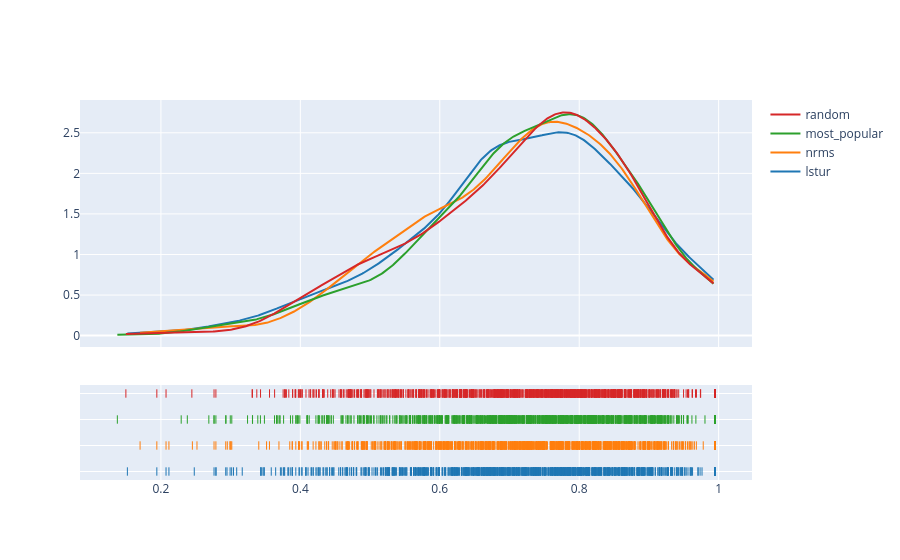
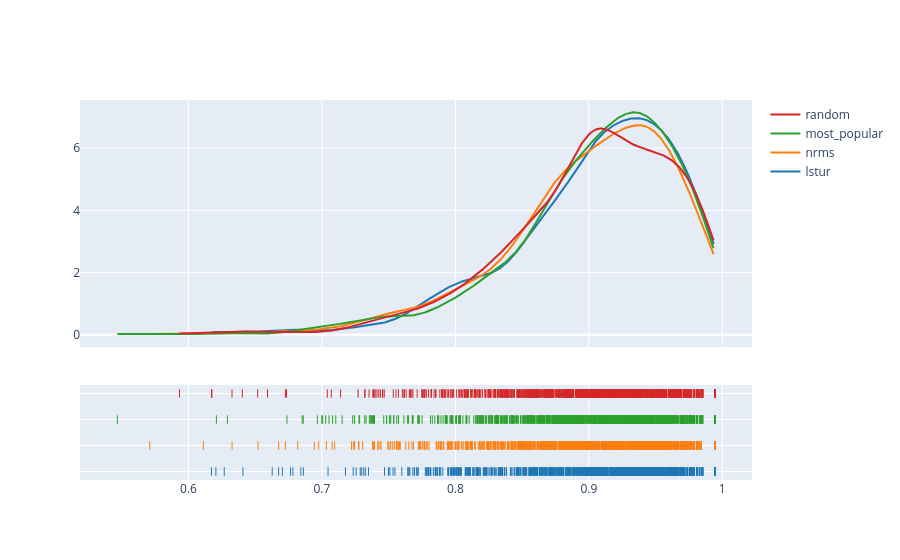
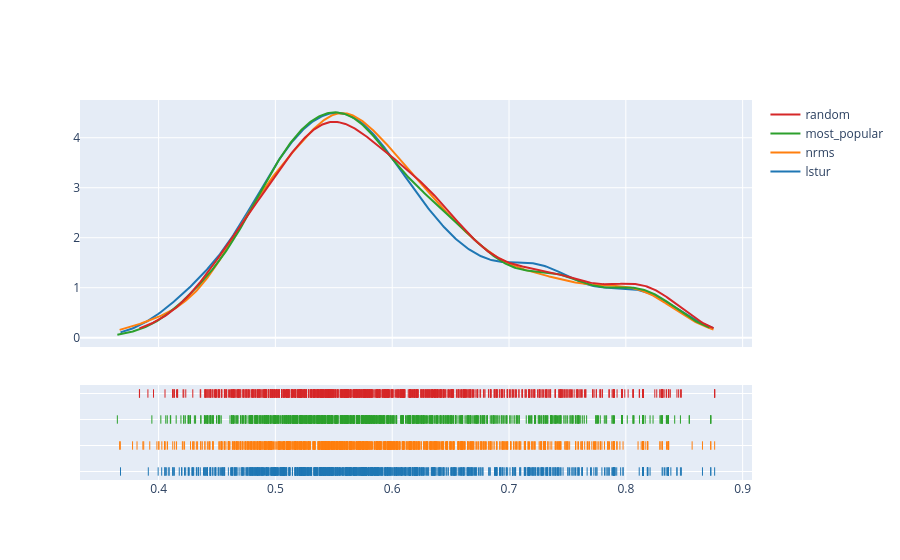
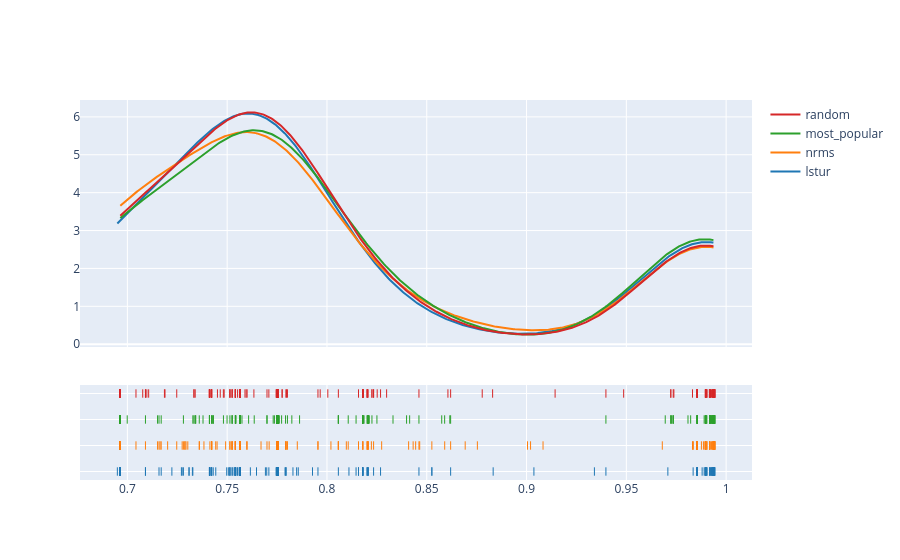

Write notebook code for charts like these, in order.
### Code cell
import plotly.figure_factory as ff

algorithms = ['lstur', 'nrms', 'most_popular', 'random']

def visualize(df, metric):
    data = []
    df1 = df[df[metric].notna()]
    for algorithm in algorithms:
        data.append(df1[df1['algorithm'] == algorithm][metric])
    
    fig = ff.create_distplot(data, algorithms, bin_size=.01, show_hist=False)
    fig.show()

for metric in ['calibration', 'fragmentation', 'activation', 'representation', 'alternative_voices']:
    visualize(predictions, metric)

### Figure 1 — Plotly figure (JSON) as saved in the notebook; plotly's stock layout.template omitted (floating-point values rounded to 4 significant figures; data arrays with more than 128 entries replaced by an {"elided": "..."} marker saying what was removed)
{"data": [{"legendgroup": "lstur", "marker": {"color": "rgb(31, 119, 180)"}, "mode": "lines", "name": "lstur", "showlegend": true, "x": {"elided": "500 float values"}, "xaxis": "x", "y": {"elided": "500 float values"}, "yaxis": "y", "type": "scatter"}, {"legendgroup": "nrms", "marker": {"color": "rgb(255, 127, 14)"}, "mode": "lines", "name": "nrms", "showlegend": true, "x": {"elided": "500 float values"}, "xaxis": "x", "y": {"elided": "500 float values"}, "yaxis": "y", "type": "scatter"}, {"legendgroup": "most_popular", "marker": {"color": "rgb(44, 160, 44)"}, "mode": "lines", "name": "most_popular", "showlegend": true, "x": {"elided": "500 float values"}, "xaxis": "x", "y": {"elided": "500 float values"}, "yaxis": "y", "type": "scatter"}, {"legendgroup": "random", "marker": {"color": "rgb(214, 39, 40)"}, "mode": "lines", "name": "random", "showlegend": true, "x": {"elided": "500 float values"}, "xaxis": "x", "y": {"elided": "500 float values"}, "yaxis": "y", "type": "scatter"}, {"legendgroup": "lstur", "marker": {"color": "rgb(31, 119, 180)", "symbol": "line-ns-open"}, "mode": "markers", "name": "lstur", "showlegend": false, "x": {"elided": "966 float values"}, "xaxis": "x", "y": {"elided": "966 str values"}, "yaxis": "y2", "type": "scatter"}, {"legendgroup": "nrms", "marker": {"color": "rgb(255, 127, 14)", "symbol": "line-ns-open"}, "mode": "markers", "name": "nrms", "showlegend": false, "x": {"elided": "966 float values"}, "xaxis": "x", "y": {"elided": "966 str values"}, "yaxis": "y2", "type": "scatter"}, {"legendgroup": "most_popular", "marker": {"color": "rgb(44, 160, 44)", "symbol": "line-ns-open"}, "mode": "markers", "name": "most_popular", "showlegend": false, "x": {"elided": "966 float values"}, "xaxis": "x", "y": {"elided": "966 str values"}, "yaxis": "y2", "type": "scatter"}, {"legendgroup": "random", "marker": {"color": "rgb(214, 39, 40)", "symbol": "line-ns-open"}, "mode": "markers", "name": "random", "showlegend": false, "x": {"elided": "966 float values"}, "xaxis": "x", "y": {"elided": "966 str values"}, "yaxis": "y2", "type": "scatter"}], "layout": {"barmode": "overlay", "hovermode": "closest", "legend": {"traceorder": "reversed"}, "xaxis": {"anchor": "y2", "domain": [0.0, 1.0], "zeroline": false}, "yaxis": {"anchor": "free", "domain": [0.35, 1], "position": 0.0}, "yaxis2": {"anchor": "x", "domain": [0, 0.25], "dtick": 1, "showticklabels": false}}}

### Figure 2 — Plotly figure (JSON) as saved in the notebook; plotly's stock layout.template omitted (floating-point values rounded to 4 significant figures; data arrays with more than 128 entries replaced by an {"elided": "..."} marker saying what was removed)
{"data": [{"legendgroup": "lstur", "marker": {"color": "rgb(31, 119, 180)"}, "mode": "lines", "name": "lstur", "showlegend": true, "x": {"elided": "500 float values"}, "xaxis": "x", "y": {"elided": "500 float values"}, "yaxis": "y", "type": "scatter"}, {"legendgroup": "nrms", "marker": {"color": "rgb(255, 127, 14)"}, "mode": "lines", "name": "nrms", "showlegend": true, "x": {"elided": "500 float values"}, "xaxis": "x", "y": {"elided": "500 float values"}, "yaxis": "y", "type": "scatter"}, {"legendgroup": "most_popular", "marker": {"color": "rgb(44, 160, 44)"}, "mode": "lines", "name": "most_popular", "showlegend": true, "x": {"elided": "500 float values"}, "xaxis": "x", "y": {"elided": "500 float values"}, "yaxis": "y", "type": "scatter"}, {"legendgroup": "random", "marker": {"color": "rgb(214, 39, 40)"}, "mode": "lines", "name": "random", "showlegend": true, "x": {"elided": "500 float values"}, "xaxis": "x", "y": {"elided": "500 float values"}, "yaxis": "y", "type": "scatter"}, {"legendgroup": "lstur", "marker": {"color": "rgb(31, 119, 180)", "symbol": "line-ns-open"}, "mode": "markers", "name": "lstur", "showlegend": false, "x": {"elided": "1000 float values"}, "xaxis": "x", "y": {"elided": "1000 str values"}, "yaxis": "y2", "type": "scatter"}, {"legendgroup": "nrms", "marker": {"color": "rgb(255, 127, 14)", "symbol": "line-ns-open"}, "mode": "markers", "name": "nrms", "showlegend": false, "x": {"elided": "1000 float values"}, "xaxis": "x", "y": {"elided": "1000 str values"}, "yaxis": "y2", "type": "scatter"}, {"legendgroup": "most_popular", "marker": {"color": "rgb(44, 160, 44)", "symbol": "line-ns-open"}, "mode": "markers", "name": "most_popular", "showlegend": false, "x": {"elided": "1000 float values"}, "xaxis": "x", "y": {"elided": "1000 str values"}, "yaxis": "y2", "type": "scatter"}, {"legendgroup": "random", "marker": {"color": "rgb(214, 39, 40)", "symbol": "line-ns-open"}, "mode": "markers", "name": "random", "showlegend": false, "x": {"elided": "1000 float values"}, "xaxis": "x", "y": {"elided": "1000 str values"}, "yaxis": "y2", "type": "scatter"}], "layout": {"barmode": "overlay", "hovermode": "closest", "legend": {"traceorder": "reversed"}, "xaxis": {"anchor": "y2", "domain": [0.0, 1.0], "zeroline": false}, "yaxis": {"anchor": "free", "domain": [0.35, 1], "position": 0.0}, "yaxis2": {"anchor": "x", "domain": [0, 0.25], "dtick": 1, "showticklabels": false}}}

### Figure 3 — Plotly figure (JSON) as saved in the notebook; plotly's stock layout.template omitted (floating-point values rounded to 4 significant figures; data arrays with more than 128 entries replaced by an {"elided": "..."} marker saying what was removed)
{"data": [{"legendgroup": "lstur", "marker": {"color": "rgb(31, 119, 180)"}, "mode": "lines", "name": "lstur", "showlegend": true, "x": {"elided": "500 float values"}, "xaxis": "x", "y": {"elided": "500 float values"}, "yaxis": "y", "type": "scatter"}, {"legendgroup": "nrms", "marker": {"color": "rgb(255, 127, 14)"}, "mode": "lines", "name": "nrms", "showlegend": true, "x": {"elided": "500 float values"}, "xaxis": "x", "y": {"elided": "500 float values"}, "yaxis": "y", "type": "scatter"}, {"legendgroup": "most_popular", "marker": {"color": "rgb(44, 160, 44)"}, "mode": "lines", "name": "most_popular", "showlegend": true, "x": {"elided": "500 float values"}, "xaxis": "x", "y": {"elided": "500 float values"}, "yaxis": "y", "type": "scatter"}, {"legendgroup": "random", "marker": {"color": "rgb(214, 39, 40)"}, "mode": "lines", "name": "random", "showlegend": true, "x": {"elided": "500 float values"}, "xaxis": "x", "y": {"elided": "500 float values"}, "yaxis": "y", "type": "scatter"}, {"legendgroup": "lstur", "marker": {"color": "rgb(31, 119, 180)", "symbol": "line-ns-open"}, "mode": "markers", "name": "lstur", "showlegend": false, "x": {"elided": "1000 float values"}, "xaxis": "x", "y": {"elided": "1000 str values"}, "yaxis": "y2", "type": "scatter"}, {"legendgroup": "nrms", "marker": {"color": "rgb(255, 127, 14)", "symbol": "line-ns-open"}, "mode": "markers", "name": "nrms", "showlegend": false, "x": {"elided": "1000 float values"}, "xaxis": "x", "y": {"elided": "1000 str values"}, "yaxis": "y2", "type": "scatter"}, {"legendgroup": "most_popular", "marker": {"color": "rgb(44, 160, 44)", "symbol": "line-ns-open"}, "mode": "markers", "name": "most_popular", "showlegend": false, "x": {"elided": "1000 float values"}, "xaxis": "x", "y": {"elided": "1000 str values"}, "yaxis": "y2", "type": "scatter"}, {"legendgroup": "random", "marker": {"color": "rgb(214, 39, 40)", "symbol": "line-ns-open"}, "mode": "markers", "name": "random", "showlegend": false, "x": {"elided": "1000 float values"}, "xaxis": "x", "y": {"elided": "1000 str values"}, "yaxis": "y2", "type": "scatter"}], "layout": {"barmode": "overlay", "hovermode": "closest", "legend": {"traceorder": "reversed"}, "xaxis": {"anchor": "y2", "domain": [0.0, 1.0], "zeroline": false}, "yaxis": {"anchor": "free", "domain": [0.35, 1], "position": 0.0}, "yaxis2": {"anchor": "x", "domain": [0, 0.25], "dtick": 1, "showticklabels": false}}}

### Figure 4 — Plotly figure (JSON) as saved in the notebook; plotly's stock layout.template omitted (floating-point values rounded to 4 significant figures; data arrays with more than 128 entries replaced by an {"elided": "..."} marker saying what was removed)
{"data": [{"legendgroup": "lstur", "marker": {"color": "rgb(31, 119, 180)"}, "mode": "lines", "name": "lstur", "showlegend": true, "x": {"elided": "500 float values"}, "xaxis": "x", "y": {"elided": "500 float values"}, "yaxis": "y", "type": "scatter"}, {"legendgroup": "nrms", "marker": {"color": "rgb(255, 127, 14)"}, "mode": "lines", "name": "nrms", "showlegend": true, "x": {"elided": "500 float values"}, "xaxis": "x", "y": {"elided": "500 float values"}, "yaxis": "y", "type": "scatter"}, {"legendgroup": "most_popular", "marker": {"color": "rgb(44, 160, 44)"}, "mode": "lines", "name": "most_popular", "showlegend": true, "x": {"elided": "500 float values"}, "xaxis": "x", "y": {"elided": "500 float values"}, "yaxis": "y", "type": "scatter"}, {"legendgroup": "random", "marker": {"color": "rgb(214, 39, 40)"}, "mode": "lines", "name": "random", "showlegend": true, "x": {"elided": "500 float values"}, "xaxis": "x", "y": {"elided": "500 float values"}, "yaxis": "y", "type": "scatter"}, {"legendgroup": "lstur", "marker": {"color": "rgb(31, 119, 180)", "symbol": "line-ns-open"}, "mode": "markers", "name": "lstur", "showlegend": false, "x": {"elided": "321 float values"}, "xaxis": "x", "y": {"elided": "321 str values"}, "yaxis": "y2", "type": "scatter"}, {"legendgroup": "nrms", "marker": {"color": "rgb(255, 127, 14)", "symbol": "line-ns-open"}, "mode": "markers", "name": "nrms", "showlegend": false, "x": {"elided": "319 float values"}, "xaxis": "x", "y": {"elided": "319 str values"}, "yaxis": "y2", "type": "scatter"}, {"legendgroup": "most_popular", "marker": {"color": "rgb(44, 160, 44)", "symbol": "line-ns-open"}, "mode": "markers", "name": "most_popular", "showlegend": false, "x": {"elided": "333 float values"}, "xaxis": "x", "y": {"elided": "333 str values"}, "yaxis": "y2", "type": "scatter"}, {"legendgroup": "random", "marker": {"color": "rgb(214, 39, 40)", "symbol": "line-ns-open"}, "mode": "markers", "name": "random", "showlegend": false, "x": {"elided": "355 float values"}, "xaxis": "x", "y": {"elided": "355 str values"}, "yaxis": "y2", "type": "scatter"}], "layout": {"barmode": "overlay", "hovermode": "closest", "legend": {"traceorder": "reversed"}, "xaxis": {"anchor": "y2", "domain": [0.0, 1.0], "zeroline": false}, "yaxis": {"anchor": "free", "domain": [0.35, 1], "position": 0.0}, "yaxis2": {"anchor": "x", "domain": [0, 0.25], "dtick": 1, "showticklabels": false}}}
